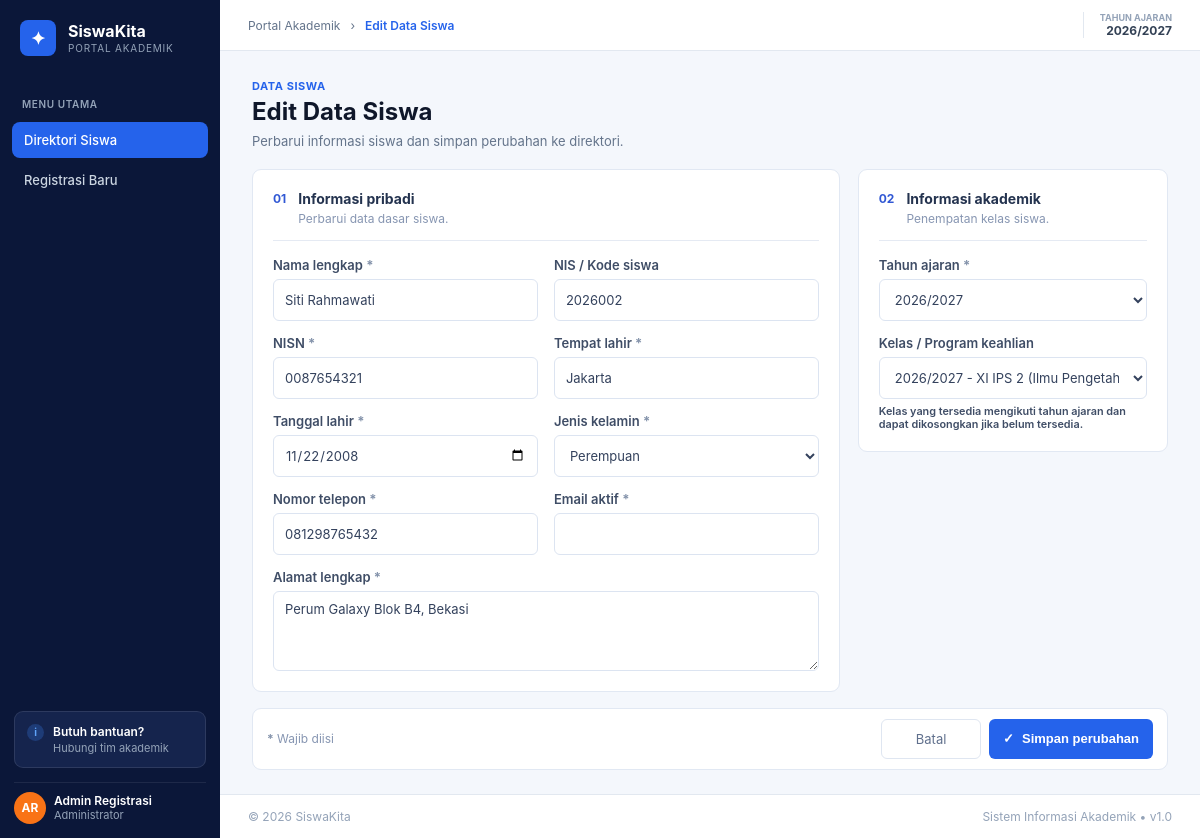
Page /edit.php?id=2 on the committed database.
### tables this page shows
CREATE TABLE `siswa` (
  `id_siswa` int(11) NOT NULL,
  `nis` varchar(20) NOT NULL,
  `nisn` varchar(20) NOT NULL,
  `nama_lengkap` varchar(150) NOT NULL,
  `jenis_kelamin` enum('L','P') NOT NULL,
  `tempat_lahir` varchar(50) NOT NULL,
  `tanggal_lahir` date NOT NULL,
  `alamat` text DEFAULT NULL,
  `no_telepon` varchar(20) DEFAULT NULL,
  `email_siswa` varchar(100) DEFAULT NULL,
  `nama_wali` varchar(100) DEFAULT NULL,
  `no_telepon_wali` varchar(20) DEFAULT NULL,
  `id_kelas` int(11) DEFAULT NULL,
  `tahun_ajaran` varchar(9) DEFAULT NULL,
  `status_siswa` enum('Aktif','Lulus','Pindah','Nonaktif') DEFAULT 'Aktif',
  `foto_profil` varchar(255) DEFAULT 'default-avatar.png',
  `tanggal_registrasi` timestamp NULL DEFAULT current_timestamp(),
  `updated_at` timestamp NULL DEFAULT current_timestamp() ON UPDATE current_timestamp()
);

CREATE TABLE `kelas` (
  `id_kelas` int(11) NOT NULL,
  `nama_kelas` varchar(20) NOT NULL,
  `tingkat` enum('10','11','12') NOT NULL,
  `id_jurusan` int(11) DEFAULT NULL,
  `tahun_ajaran` varchar(9) NOT NULL
);

CREATE TABLE `jurusan` (
  `id_jurusan` int(11) NOT NULL,
  `kode_jurusan` varchar(10) NOT NULL,
  `nama_jurusan` varchar(100) NOT NULL
);

### edit.php (the view, shortened to what this page needs)
<?php
require_once 'config/koneksi.php';
function h($value): string
{
    return htmlspecialchars((string) $value, ENT_QUOTES, 'UTF-8');
}
$id = max(0, (int) ($_GET['id'] ?? 0));
$kelas_result = mysqli_query(
    $conn,
    "SELECT kelas.id_kelas, kelas.nama_kelas, kelas.tingkat, kelas.tahun_ajaran,
            jurusan.nama_jurusan
     FROM kelas
     LEFT JOIN jurusan ON kelas.id_jurusan = jurusan.id_jurusan
     ORDER BY kelas.tahun_ajaran DESC, kelas.tingkat, kelas.nama_kelas"
);
$daftar_kelas = mysqli_fetch_all($kelas_result, MYSQLI_ASSOC);
$stmt = mysqli_prepare($conn, 'SELECT * FROM siswa WHERE id_siswa = ?');
mysqli_stmt_bind_param($stmt, 'i', $id);
if (!mysqli_stmt_execute($stmt)) {
    mysqli_stmt_close($stmt);
    fail_database_request('Data siswa gagal dimuat.');
}
$siswa = mysqli_fetch_assoc(mysqli_stmt_get_result($stmt));
$academic_years = [];
for ($start_year = 2000; $start_year <= 2027; $start_year++) {
    $academic_years[] = sprintf('%d/%d', $start_year, $start_year + 1);
}
$tahun_ajaran_kelas = '';
foreach ($daftar_kelas as $kelas) {
    if ((int) $kelas['id_kelas'] === (int) $siswa['id_kelas']) {
        $tahun_ajaran_kelas = $kelas['tahun_ajaran'];
        break;
    }
}
$tahun_ajaran_default = $siswa['tahun_ajaran'] ?: $tahun_ajaran_kelas;
$values = [
    'nisn' => $siswa['nisn'],
    'nama_lengkap' => $siswa['nama_lengkap'],
    'tempat_lahir' => $siswa['tempat_lahir'],
    'tanggal_lahir' => $siswa['tanggal_lahir'],
    'jenis_kelamin' => $siswa['jenis_kelamin'],
    'tahun_ajaran' => $tahun_ajaran_default,
    'id_kelas' => (string) ($siswa['id_kelas'] ?? ''),
    'no_telepon' => $siswa['no_telepon'] ?? '',
    'email_siswa' => $siswa['email_siswa'] ?? '',
    'alamat' => $siswa['alamat'] ?? '',
];
?>
<!DOCTYPE html>
<html lang="id">
<head>
  <link rel="stylesheet" href="asssets/css/style.css">
</head>
<body class="registration-page">
  <aside class="sidebar">
    <div>
      <a class="brand-box" href="index.php">
        <span class="sidebar-brand-icon" aria-hidden="true">&#10022;</span>
        <span><span class="brand-title">SiswaKita</span><span class="brand-subtitle">Portal Akademik</span></span>
      </a>
      <nav class="menu-section" aria-label="Menu utama">
        <p class="menu-heading">Menu Utama</p>
        <ul class="nav-list">
          <li><a href="index.php" class="nav-link-custom active"><span>Direktori Siswa</span></a></li>
          <li><a href="registrasi.php" class="nav-link-custom"><span>Registrasi Baru</span></a></li>
        </ul>
      </nav>
    </div>
    <div class="sidebar-footer">
      <div class="help-box">
        <span class="help-badge" aria-hidden="true">i</span>
        <div><div class="help-title">Butuh bantuan?</div><div class="help-subtitle">Hubungi tim akademik</div></div>
      </div>
      <div class="admin-box">
        <div class="admin-avatar">AR</div>
        <div><div class="admin-name">Admin Registrasi</div><div class="admin-role">Administrator</div></div>
      </div>
    </div>
  </aside>
  <div class="main-wrapper">
    <div>
      <header class="topbar">
        <nav class="breadcrumb-custom" aria-label="Breadcrumb">
          <a href="index.php">Portal Akademik</a><span aria-hidden="true">&rsaquo;</span>
          <span class="breadcrumb-active">Edit Data Siswa</span>
        </nav>
        <div class="tahun-box"><div class="tahun-label">Tahun Ajaran</div><div class="tahun-value"><?= h($values['tahun_ajaran']) ?></div></div>
      </header>
      <main class="content-container registration-content">
        <header class="registration-heading">
          <div class="page-eyebrow">Data Siswa</div>
          <h1 class="page-title">Edit Data Siswa</h1>
          <p class="page-subtitle">Perbarui informasi siswa dan simpan perubahan ke direktori.</p>
        </header>
        <form class="registration-form" method="post" action="edit.php?id=<?= $id ?>">
          <div class="registration-columns">
            <section class="form-panel personal-panel">
              <header class="panel-heading">
                <span class="section-number">01</span>
                <div><h2>Informasi pribadi</h2><p>Perbarui data dasar siswa.</p></div>
              </header>
              <div class="form-fields">
                <label class="form-field"><span>Nama lengkap <b>*</b></span><input type="text" name="nama_lengkap" value="<?= h($values['nama_lengkap']) ?>" maxlength="150" required></label>
                <label class="form-field"><span>NIS / Kode siswa</span><input type="text" value="<?= h($siswa['nis']) ?>" readonly></label>
                <label class="form-field"><span>NISN <b>*</b></span><input type="text" name="nisn" value="<?= h($values['nisn']) ?>" maxlength="20" required></label>
                <label class="form-field"><span>Tempat lahir <b>*</b></span><input type="text" name="tempat_lahir" value="<?= h($values['tempat_lahir']) ?>" maxlength="50" required></label>
                <label class="form-field"><span>Tanggal lahir <b>*</b></span><input type="date" name="tanggal_lahir" value="<?= h($values['tanggal_lahir']) ?>" required></label>
                <label class="form-field">
                  <span>Jenis kelamin <b>*</b></span>
                  <select name="jenis_kelamin" required>
                    <option value="P" <?= $values['jenis_kelamin'] === 'P' ? 'selected' : '' ?>>Perempuan</option>
                  </select>
                </label>
                <label class="form-field"><span>Nomor telepon <b>*</b></span><input type="tel" name="no_telepon" value="<?= h($values['no_telepon']) ?>" maxlength="20" required></label>
                <label class="form-field"><span>Email aktif <b>*</b></span><input type="email" name="email_siswa" value="<?= h($values['email_siswa']) ?>" maxlength="100" required></label>
                <label class="form-field form-field-wide"><span>Alamat lengkap <b>*</b></span><textarea name="alamat" rows="3" required><?= h($values['alamat']) ?></textarea></label>
              </div>
            </section>
            <div class="registration-side">
              <section class="form-panel academic-panel">
                <header class="panel-heading">
                  <span class="section-number">02</span>
                  <div><h2>Informasi akademik</h2><p>Penempatan kelas siswa.</p></div>
                </header>
                <div class="form-fields form-fields-single">
                  <label class="form-field">
                    <span>Tahun ajaran <b>*</b></span>
                    <select id="academicYear" name="tahun_ajaran" required>
                      <?php foreach ($academic_years as $academic_year): ?>
                        <option value="<?= h($academic_year) ?>" <?= $values['tahun_ajaran'] === $academic_year ? 'selected' : '' ?>><?= h($academic_year) ?></option>
                      <?php endforeach; ?>
                    </select>
                  </label>
                  <label class="form-field">
                    <span>Kelas / Program keahlian</span>
                    <select id="academicClass" name="id_kelas">
                      <?php foreach ($daftar_kelas as $kelas): ?>
                        <?php
                          $kelas_label = $kelas['tahun_ajaran'] . ' - ' . $kelas['nama_kelas'];
                          if (!empty($kelas['nama_jurusan'])) {
                              $kelas_label .= ' (' . $kelas['nama_jurusan'] . ')';
                          }
                        ?>
                        <option value="<?= (int) $kelas['id_kelas'] ?>" data-tahun="<?= h($kelas['tahun_ajaran']) ?>" <?= $values['id_kelas'] === (string) $kelas['id_kelas'] ? 'selected' : '' ?>><?= h($kelas_label) ?></option>
                      <?php endforeach; ?>
                    </select>
                    <small>Kelas yang tersedia mengikuti tahun ajaran dan dapat dikosongkan jika belum tersedia.</small>
                  </label>
                </div>
              </section>
            </div>
          </div>
          <div class="form-actions">
            <span><b>*</b> Wajib diisi</span>
            <div>
              <a class="btn-secondary-custom" href="index.php">Batal</a>
              <button class="btn-primary-custom" type="submit"><span aria-hidden="true">&#10003;</span> Simpan perubahan</button>
            </div>
          </div>
        </form>
      </main>
    </div>
    <footer class="footer-custom">
      <span>&copy; <?= date('Y') ?> SiswaKita</span>
      <span>Sistem Informasi Akademik &bull; v1.0</span>
    </footer>
  </div>
</body>
</html>

### rows in the picture
siswa: tahun_ajaran "2026/2027", nama_lengkap "Siti Rahmawati", nis "2026002", nisn "0087654321", tempat_lahir "Jakarta", tanggal_lahir "11/22/2008", jenis_kelamin "Perempuan", no_telepon "081298765432", alamat "Perum Galaxy Blok B4, Bekasi", id_kelas "2026/2027 - XI IPS 2 (Ilmu Pengetahuan Sosial)"

### other values in the picture
form field tahun_ajaran "2026/2027"
